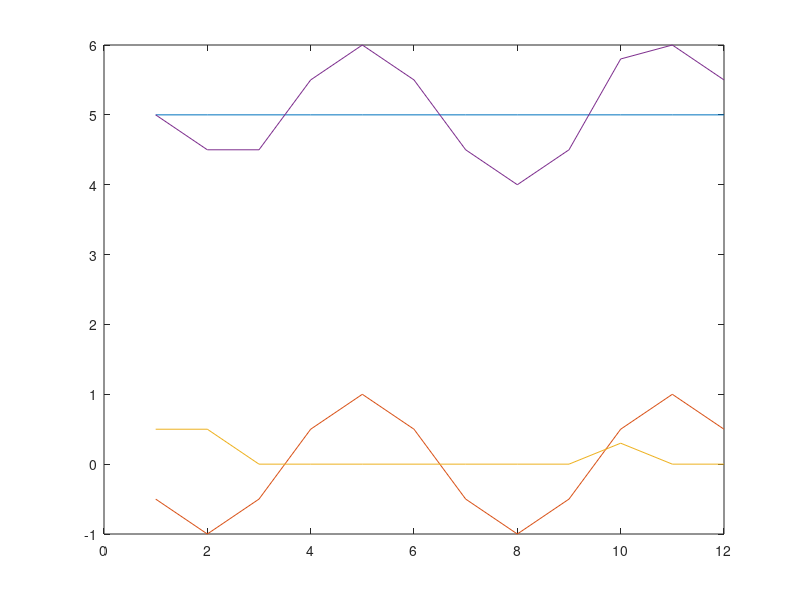

The MATLAB script that drew this image:
t = 1:12 ;
y1 = 5 + 0*t ;
y2 = - cos( (t-2)*pi/3 ) ;
%y3 = 2 * rand(1,12) - 1 ;
y3 = [0.5 0.5 0 0 0 0 0 0 0 0.3 0 0 ];
y4 = y1 + y2 +y3 ;
plot(t,y1,t,y2,t,y3,t,y4)